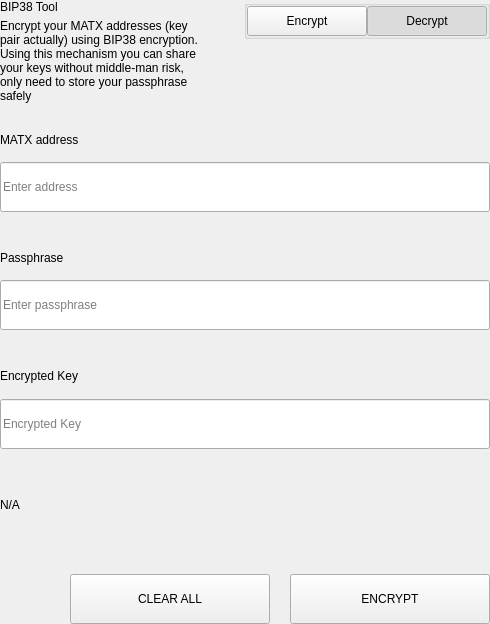
<?xml version="1.0" encoding="UTF-8"?>
<ui version="4.0">
 <class>SettingsBitToolWidget</class>
 <widget class="QWidget" name="SettingsBitToolWidget">
  <property name="geometry">
   <rect>
    <x>0</x>
    <y>0</y>
    <width>490</width>
    <height>624</height>
   </rect>
  </property>
  <property name="windowTitle">
   <string notr="true">N/A</string>
  </property>
  <layout class="QVBoxLayout" name="verticalLayout">
   <property name="spacing">
    <number>0</number>
   </property>
   <property name="leftMargin">
    <number>0</number>
   </property>
   <property name="topMargin">
    <number>0</number>
   </property>
   <property name="rightMargin">
    <number>0</number>
   </property>
   <property name="bottomMargin">
    <number>0</number>
   </property>
   <item>
    <widget class="QWidget" name="left" native="true">
     <layout class="QVBoxLayout" name="verticalLayout_3">
      <property name="leftMargin">
       <number>0</number>
      </property>
      <property name="topMargin">
       <number>0</number>
      </property>
      <property name="rightMargin">
       <number>0</number>
      </property>
      <property name="bottomMargin">
       <number>0</number>
      </property>
      <item>
       <layout class="QVBoxLayout" name="verticalLayout_2">
        <property name="spacing">
         <number>0</number>
        </property>
        <item>
         <layout class="QHBoxLayout" name="horizontalLayout_3" stretch="3,1">
          <property name="spacing">
           <number>40</number>
          </property>
          <item>
           <layout class="QVBoxLayout" name="verticalLayoutTitle">
            <property name="spacing">
             <number>5</number>
            </property>
            <item>
             <widget class="QLabel" name="labelTitle">
              <property name="text">
               <string>BIP38 Tool</string>
              </property>
             </widget>
            </item>
            <item>
             <widget class="QLabel" name="labelSubtitle1">
              <property name="text">
               <string>Encrypt your MATX addresses (key pair actually) using BIP38 encryption.
Using this mechanism you can share your keys without middle-man risk, only need to store your passphrase safely</string>
              </property>
              <property name="wordWrap">
               <bool>true</bool>
              </property>
             </widget>
            </item>
           </layout>
          </item>
          <item alignment="Qt::AlignTop">
           <widget class="QGroupBox" name="groupBox">
            <property name="title">
             <string/>
            </property>
            <property name="alignment">
             <set>Qt::AlignLeading|Qt::AlignLeft|Qt::AlignTop</set>
            </property>
            <layout class="QHBoxLayout" name="horizontalLayout_4">
             <property name="spacing">
              <number>0</number>
             </property>
             <property name="leftMargin">
              <number>0</number>
             </property>
             <property name="topMargin">
              <number>0</number>
             </property>
             <property name="rightMargin">
              <number>0</number>
             </property>
             <property name="bottomMargin">
              <number>0</number>
             </property>
             <item>
              <spacer name="horizontalSpacer">
               <property name="orientation">
                <enum>Qt::Horizontal</enum>
               </property>
               <property name="sizeHint" stdset="0">
                <size>
                 <width>40</width>
                 <height>20</height>
                </size>
               </property>
              </spacer>
             </item>
             <item>
              <widget class="QPushButton" name="pushLeft">
               <property name="minimumSize">
                <size>
                 <width>120</width>
                 <height>30</height>
                </size>
               </property>
               <property name="maximumSize">
                <size>
                 <width>120</width>
                 <height>30</height>
                </size>
               </property>
               <property name="focusPolicy">
                <enum>Qt::NoFocus</enum>
               </property>
               <property name="text">
                <string>Encrypt</string>
               </property>
               <property name="checkable">
                <bool>true</bool>
               </property>
               <property name="autoExclusive">
                <bool>true</bool>
               </property>
              </widget>
             </item>
             <item>
              <widget class="QPushButton" name="pushRight">
               <property name="minimumSize">
                <size>
                 <width>120</width>
                 <height>30</height>
                </size>
               </property>
               <property name="maximumSize">
                <size>
                 <width>120</width>
                 <height>30</height>
                </size>
               </property>
               <property name="focusPolicy">
                <enum>Qt::NoFocus</enum>
               </property>
               <property name="text">
                <string>Decrypt</string>
               </property>
               <property name="checkable">
                <bool>true</bool>
               </property>
               <property name="checked">
                <bool>true</bool>
               </property>
               <property name="autoExclusive">
                <bool>true</bool>
               </property>
              </widget>
             </item>
            </layout>
           </widget>
          </item>
         </layout>
        </item>
        <item>
         <widget class="QStackedWidget" name="stackedWidget">
          <property name="currentIndex">
           <number>1</number>
          </property>
          <widget class="QWidget" name="pageDecrypt">
           <layout class="QVBoxLayout" name="verticalLayout_5">
            <property name="spacing">
             <number>0</number>
            </property>
            <property name="leftMargin">
             <number>0</number>
            </property>
            <property name="topMargin">
             <number>0</number>
            </property>
            <property name="rightMargin">
             <number>0</number>
            </property>
            <property name="bottomMargin">
             <number>0</number>
            </property>
            <item>
             <widget class="QWidget" name="widget" native="true">
              <property name="minimumSize">
               <size>
                <width>0</width>
                <height>100</height>
               </size>
              </property>
              <layout class="QVBoxLayout" name="verticalLayout_4">
               <property name="spacing">
                <number>0</number>
               </property>
               <property name="leftMargin">
                <number>0</number>
               </property>
               <property name="topMargin">
                <number>0</number>
               </property>
               <property name="rightMargin">
                <number>0</number>
               </property>
               <property name="bottomMargin">
                <number>0</number>
               </property>
               <item>
                <spacer name="verticalSpacer_2">
                 <property name="orientation">
                  <enum>Qt::Vertical</enum>
                 </property>
                 <property name="sizeType">
                  <enum>QSizePolicy::Fixed</enum>
                 </property>
                 <property name="sizeHint" stdset="0">
                  <size>
                   <width>20</width>
                   <height>20</height>
                  </size>
                 </property>
                </spacer>
               </item>
               <item>
                <layout class="QHBoxLayout" name="horizontalLayout_6" stretch="2">
                 <property name="spacing">
                  <number>0</number>
                 </property>
                 <item>
                  <layout class="QVBoxLayout" name="verticalLayout_7">
                   <property name="spacing">
                    <number>9</number>
                   </property>
                   <item>
                    <widget class="QLabel" name="labelSubtitleKey">
                     <property name="minimumSize">
                      <size>
                       <width>0</width>
                       <height>20</height>
                      </size>
                     </property>
                     <property name="maximumSize">
                      <size>
                       <width>16777215</width>
                       <height>20</height>
                      </size>
                     </property>
                     <property name="text">
                      <string>Encrypted key</string>
                     </property>
                    </widget>
                   </item>
                   <item>
                    <widget class="QLineEdit" name="lineEditKey">
                     <property name="minimumSize">
                      <size>
                       <width>0</width>
                       <height>50</height>
                      </size>
                     </property>
                     <property name="maximumSize">
                      <size>
                       <width>16777215</width>
                       <height>50</height>
                      </size>
                     </property>
                     <property name="placeholderText">
                      <string>Enter a encrypted key</string>
                     </property>
                    </widget>
                   </item>
                  </layout>
                 </item>
                </layout>
               </item>
               <item>
                <spacer name="verticalSpacer_3">
                 <property name="orientation">
                  <enum>Qt::Vertical</enum>
                 </property>
                 <property name="sizeType">
                  <enum>QSizePolicy::Fixed</enum>
                 </property>
                 <property name="sizeHint" stdset="0">
                  <size>
                   <width>20</width>
                   <height>20</height>
                  </size>
                 </property>
                </spacer>
               </item>
               <item>
                <layout class="QVBoxLayout" name="verticalLayout_9">
                 <property name="spacing">
                  <number>9</number>
                 </property>
                 <item>
                  <widget class="QLabel" name="labelSubtitlePassphrase">
                   <property name="maximumSize">
                    <size>
                     <width>16777215</width>
                     <height>20</height>
                    </size>
                   </property>
                   <property name="text">
                    <string>Passphrase</string>
                   </property>
                  </widget>
                 </item>
                 <item>
                  <widget class="QLineEdit" name="lineEditPassphrase">
                   <property name="minimumSize">
                    <size>
                     <width>0</width>
                     <height>50</height>
                    </size>
                   </property>
                   <property name="maximumSize">
                    <size>
                     <width>16777215</width>
                     <height>50</height>
                    </size>
                   </property>
                   <property name="placeholderText">
                    <string>Enter a passphrase</string>
                   </property>
                  </widget>
                 </item>
                </layout>
               </item>
               <item>
                <spacer name="verticalSpacer_4">
                 <property name="orientation">
                  <enum>Qt::Vertical</enum>
                 </property>
                 <property name="sizeType">
                  <enum>QSizePolicy::Fixed</enum>
                 </property>
                 <property name="sizeHint" stdset="0">
                  <size>
                   <width>20</width>
                   <height>20</height>
                  </size>
                 </property>
                </spacer>
               </item>
               <item>
                <widget class="QWidget" name="widget_3" native="true">
                 <property name="sizePolicy">
                  <sizepolicy hsizetype="Preferred" vsizetype="Fixed">
                   <horstretch>0</horstretch>
                   <verstretch>0</verstretch>
                  </sizepolicy>
                 </property>
                 <layout class="QVBoxLayout" name="verticalLayout_10">
                  <property name="spacing">
                   <number>9</number>
                  </property>
                  <property name="leftMargin">
                   <number>0</number>
                  </property>
                  <property name="topMargin">
                   <number>0</number>
                  </property>
                  <property name="rightMargin">
                   <number>0</number>
                  </property>
                  <property name="bottomMargin">
                   <number>0</number>
                  </property>
                  <item>
                   <widget class="QLabel" name="labelSubtitleDecryptResult">
                    <property name="minimumSize">
                     <size>
                      <width>0</width>
                      <height>20</height>
                     </size>
                    </property>
                    <property name="maximumSize">
                     <size>
                      <width>16777215</width>
                      <height>20</height>
                     </size>
                    </property>
                    <property name="text">
                     <string>Decrypted address result</string>
                    </property>
                   </widget>
                  </item>
                  <item>
                   <widget class="QWidget" name="widget_4" native="true">
                    <layout class="QHBoxLayout" name="horizontalLayout" stretch="6,0,1">
                     <property name="spacing">
                      <number>0</number>
                     </property>
                     <property name="leftMargin">
                      <number>0</number>
                     </property>
                     <property name="topMargin">
                      <number>0</number>
                     </property>
                     <property name="rightMargin">
                      <number>0</number>
                     </property>
                     <property name="bottomMargin">
                      <number>0</number>
                     </property>
                     <item alignment="Qt::AlignVCenter">
                      <widget class="QLineEdit" name="lineEditDecryptResult">
                       <property name="minimumSize">
                        <size>
                         <width>0</width>
                         <height>50</height>
                        </size>
                       </property>
                       <property name="maximumSize">
                        <size>
                         <width>16777215</width>
                         <height>50</height>
                        </size>
                       </property>
                       <property name="placeholderText">
                        <string>Decrypted Address</string>
                       </property>
                      </widget>
                     </item>
                     <item>
                      <spacer name="horizontalSpacer_4">
                       <property name="orientation">
                        <enum>Qt::Horizontal</enum>
                       </property>
                       <property name="sizeType">
                        <enum>QSizePolicy::Fixed</enum>
                       </property>
                       <property name="sizeHint" stdset="0">
                        <size>
                         <width>20</width>
                         <height>50</height>
                        </size>
                       </property>
                      </spacer>
                     </item>
                     <item>
                      <widget class="QPushButton" name="pushButtonImport">
                       <property name="minimumSize">
                        <size>
                         <width>140</width>
                         <height>40</height>
                        </size>
                       </property>
                       <property name="text">
                        <string>Import Address</string>
                       </property>
                      </widget>
                     </item>
                    </layout>
                   </widget>
                  </item>
                 </layout>
                </widget>
               </item>
               <item>
                <widget class="QLabel" name="statusLabel_DEC">
                 <property name="maximumSize">
                  <size>
                   <width>16777215</width>
                   <height>40</height>
                  </size>
                 </property>
                 <property name="text">
                  <string/>
                 </property>
                </widget>
               </item>
               <item>
                <spacer name="verticalSpacer">
                 <property name="orientation">
                  <enum>Qt::Vertical</enum>
                 </property>
                 <property name="sizeType">
                  <enum>QSizePolicy::Preferred</enum>
                 </property>
                 <property name="sizeHint" stdset="0">
                  <size>
                   <width>20</width>
                   <height>20</height>
                  </size>
                 </property>
                </spacer>
               </item>
               <item>
                <layout class="QHBoxLayout" name="horizontalLayout_7">
                 <property name="spacing">
                  <number>0</number>
                 </property>
                 <item>
                  <spacer name="horizontalSpacer_5">
                   <property name="orientation">
                    <enum>Qt::Horizontal</enum>
                   </property>
                   <property name="sizeType">
                    <enum>QSizePolicy::Expanding</enum>
                   </property>
                   <property name="sizeHint" stdset="0">
                    <size>
                     <width>40</width>
                     <height>20</height>
                    </size>
                   </property>
                  </spacer>
                 </item>
                 <item>
                  <widget class="QPushButton" name="pushButtonDecryptClear">
                   <property name="minimumSize">
                    <size>
                     <width>200</width>
                     <height>50</height>
                    </size>
                   </property>
                   <property name="maximumSize">
                    <size>
                     <width>200</width>
                     <height>50</height>
                    </size>
                   </property>
                   <property name="text">
                    <string>CLEAR</string>
                   </property>
                  </widget>
                 </item>
                 <item>
                  <spacer name="horizontalSpacer_3">
                   <property name="orientation">
                    <enum>Qt::Horizontal</enum>
                   </property>
                   <property name="sizeType">
                    <enum>QSizePolicy::Fixed</enum>
                   </property>
                   <property name="sizeHint" stdset="0">
                    <size>
                     <width>20</width>
                     <height>20</height>
                    </size>
                   </property>
                  </spacer>
                 </item>
                 <item>
                  <widget class="QPushButton" name="pushButtonDecrypt">
                   <property name="minimumSize">
                    <size>
                     <width>200</width>
                     <height>50</height>
                    </size>
                   </property>
                   <property name="maximumSize">
                    <size>
                     <width>200</width>
                     <height>50</height>
                    </size>
                   </property>
                   <property name="text">
                    <string>DECRYPT KEY</string>
                   </property>
                  </widget>
                 </item>
                </layout>
               </item>
              </layout>
             </widget>
            </item>
           </layout>
          </widget>
          <widget class="QWidget" name="pageEncrypt">
           <layout class="QVBoxLayout" name="verticalLayout_11">
            <property name="spacing">
             <number>0</number>
            </property>
            <property name="leftMargin">
             <number>0</number>
            </property>
            <property name="topMargin">
             <number>0</number>
            </property>
            <property name="rightMargin">
             <number>0</number>
            </property>
            <property name="bottomMargin">
             <number>0</number>
            </property>
            <item>
             <spacer name="verticalSpacer_8">
              <property name="orientation">
               <enum>Qt::Vertical</enum>
              </property>
              <property name="sizeType">
               <enum>QSizePolicy::Fixed</enum>
              </property>
              <property name="sizeHint" stdset="0">
               <size>
                <width>20</width>
                <height>20</height>
               </size>
              </property>
             </spacer>
            </item>
            <item>
             <widget class="QWidget" name="containerAddressEnc" native="true">
              <layout class="QVBoxLayout" name="containerAddressEncLayout">
               <property name="spacing">
                <number>5</number>
               </property>
               <property name="leftMargin">
                <number>0</number>
               </property>
               <property name="topMargin">
                <number>0</number>
               </property>
               <property name="rightMargin">
                <number>0</number>
               </property>
               <property name="bottomMargin">
                <number>0</number>
               </property>
               <item>
                <widget class="QLabel" name="labelSubtitleAddress">
                 <property name="minimumSize">
                  <size>
                   <width>0</width>
                   <height>20</height>
                  </size>
                 </property>
                 <property name="maximumSize">
                  <size>
                   <width>16777215</width>
                   <height>20</height>
                  </size>
                 </property>
                 <property name="text">
                  <string>MATX address</string>
                 </property>
                </widget>
               </item>
               <item>
                <widget class="QLineEdit" name="addressIn_ENC">
                 <property name="minimumSize">
                  <size>
                   <width>0</width>
                   <height>50</height>
                  </size>
                 </property>
                 <property name="placeholderText">
                  <string>Enter address</string>
                 </property>
                </widget>
               </item>
              </layout>
             </widget>
            </item>
            <item>
             <spacer name="verticalSpacer_6">
              <property name="orientation">
               <enum>Qt::Vertical</enum>
              </property>
              <property name="sizeType">
               <enum>QSizePolicy::Fixed</enum>
              </property>
              <property name="sizeHint" stdset="0">
               <size>
                <width>20</width>
                <height>20</height>
               </size>
              </property>
             </spacer>
            </item>
            <item>
             <widget class="QWidget" name="containerAddress" native="true">
              <layout class="QHBoxLayout" name="horizontalLayout_9" stretch="2">
               <property name="spacing">
                <number>0</number>
               </property>
               <property name="leftMargin">
                <number>0</number>
               </property>
               <property name="topMargin">
                <number>0</number>
               </property>
               <property name="rightMargin">
                <number>0</number>
               </property>
               <property name="bottomMargin">
                <number>0</number>
               </property>
               <item>
                <layout class="QVBoxLayout" name="verticalLayout_8">
                 <property name="spacing">
                  <number>5</number>
                 </property>
                 <item>
                  <widget class="QLabel" name="labelSubtitleMessage">
                   <property name="minimumSize">
                    <size>
                     <width>0</width>
                     <height>20</height>
                    </size>
                   </property>
                   <property name="maximumSize">
                    <size>
                     <width>16777215</width>
                     <height>20</height>
                    </size>
                   </property>
                   <property name="text">
                    <string>Passphrase</string>
                   </property>
                  </widget>
                 </item>
                 <item>
                  <widget class="QLineEdit" name="passphraseIn_ENC">
                   <property name="minimumSize">
                    <size>
                     <width>0</width>
                     <height>50</height>
                    </size>
                   </property>
                   <property name="maximumSize">
                    <size>
                     <width>16777215</width>
                     <height>50</height>
                    </size>
                   </property>
                   <property name="placeholderText">
                    <string>Enter passphrase</string>
                   </property>
                  </widget>
                 </item>
                </layout>
               </item>
              </layout>
             </widget>
            </item>
            <item>
             <spacer name="verticalSpacer_7">
              <property name="orientation">
               <enum>Qt::Vertical</enum>
              </property>
              <property name="sizeType">
               <enum>QSizePolicy::Fixed</enum>
              </property>
              <property name="sizeHint" stdset="0">
               <size>
                <width>20</width>
                <height>20</height>
               </size>
              </property>
             </spacer>
            </item>
            <item>
             <widget class="QWidget" name="widget_2" native="true">
              <property name="minimumSize">
               <size>
                <width>0</width>
                <height>75</height>
               </size>
              </property>
              <property name="maximumSize">
               <size>
                <width>16777215</width>
                <height>16777215</height>
               </size>
              </property>
              <layout class="QVBoxLayout" name="verticalLayout_6">
               <property name="leftMargin">
                <number>0</number>
               </property>
               <property name="topMargin">
                <number>0</number>
               </property>
               <property name="rightMargin">
                <number>0</number>
               </property>
               <property name="bottomMargin">
                <number>0</number>
               </property>
               <item>
                <widget class="QLabel" name="labelSubtitleEncryptedKey">
                 <property name="minimumSize">
                  <size>
                   <width>0</width>
                   <height>20</height>
                  </size>
                 </property>
                 <property name="maximumSize">
                  <size>
                   <width>16777215</width>
                   <height>20</height>
                  </size>
                 </property>
                 <property name="text">
                  <string>Encrypted Key</string>
                 </property>
                </widget>
               </item>
               <item>
                <widget class="QLineEdit" name="encryptedKeyOut_ENC">
                 <property name="minimumSize">
                  <size>
                   <width>0</width>
                   <height>50</height>
                  </size>
                 </property>
                 <property name="placeholderText">
                  <string>Encrypted Key</string>
                 </property>
                </widget>
               </item>
              </layout>
             </widget>
            </item>
            <item>
             <widget class="QLabel" name="statusLabel_ENC">
              <property name="text">
               <string notr="true">N/A</string>
              </property>
             </widget>
            </item>
            <item>
             <spacer name="verticalSpacer_5">
              <property name="orientation">
               <enum>Qt::Vertical</enum>
              </property>
              <property name="sizeType">
               <enum>QSizePolicy::Fixed</enum>
              </property>
              <property name="sizeHint" stdset="0">
               <size>
                <width>20</width>
                <height>20</height>
               </size>
              </property>
             </spacer>
            </item>
            <item>
             <layout class="QHBoxLayout" name="horizontalLayout_8">
              <property name="spacing">
               <number>0</number>
              </property>
              <item>
               <spacer name="horizontalSpacer_6">
                <property name="orientation">
                 <enum>Qt::Horizontal</enum>
                </property>
                <property name="sizeType">
                 <enum>QSizePolicy::Expanding</enum>
                </property>
                <property name="sizeHint" stdset="0">
                 <size>
                  <width>40</width>
                  <height>20</height>
                 </size>
                </property>
               </spacer>
              </item>
              <item>
               <widget class="QPushButton" name="pushButtonClear">
                <property name="minimumSize">
                 <size>
                  <width>200</width>
                  <height>50</height>
                 </size>
                </property>
                <property name="focusPolicy">
                 <enum>Qt::NoFocus</enum>
                </property>
                <property name="text">
                 <string>CLEAR ALL</string>
                </property>
               </widget>
              </item>
              <item>
               <spacer name="horizontalSpacer_2">
                <property name="orientation">
                 <enum>Qt::Horizontal</enum>
                </property>
                <property name="sizeType">
                 <enum>QSizePolicy::Fixed</enum>
                </property>
                <property name="sizeHint" stdset="0">
                 <size>
                  <width>20</width>
                  <height>20</height>
                 </size>
                </property>
               </spacer>
              </item>
              <item>
               <widget class="QPushButton" name="pushButtonEncrypt">
                <property name="minimumSize">
                 <size>
                  <width>200</width>
                  <height>50</height>
                 </size>
                </property>
                <property name="maximumSize">
                 <size>
                  <width>200</width>
                  <height>50</height>
                 </size>
                </property>
                <property name="focusPolicy">
                 <enum>Qt::NoFocus</enum>
                </property>
                <property name="text">
                 <string>ENCRYPT</string>
                </property>
               </widget>
              </item>
             </layout>
            </item>
           </layout>
          </widget>
         </widget>
        </item>
       </layout>
      </item>
     </layout>
    </widget>
   </item>
  </layout>
 </widget>
 <resources/>
 <connections/>
</ui>
